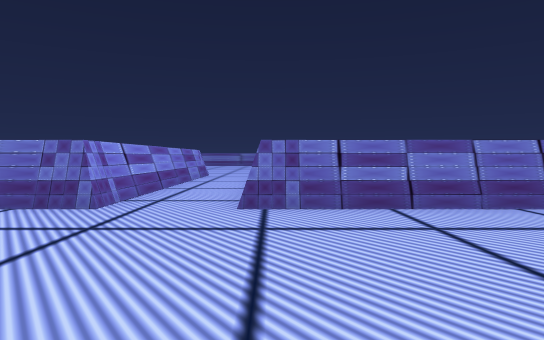
view 1 (above)

22 first-person views from a walk through a Unity game level. The camera is 1.5 m above the floor, tilts 2° down and sees 70° across. The floor is counted in squares, 2 m on a side. Each view is taken from the middle of a square. On the plan, view 1 faces up. The plan holds only what a view shows up to about 12 squares ahead; the rest is blank. The place goes on beyond the plan. Some animated figures are left out.

view 2
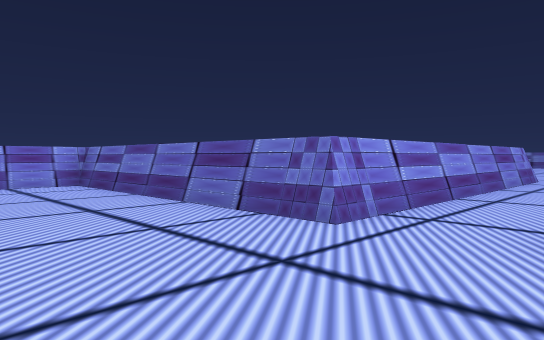

view 3
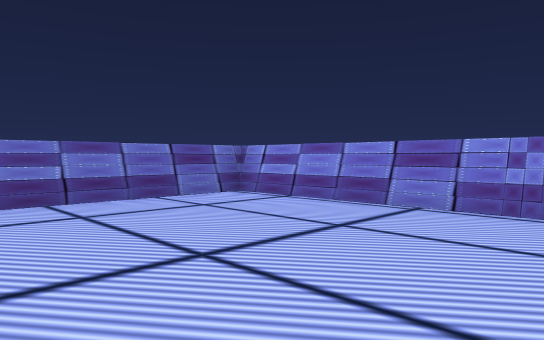

view 4
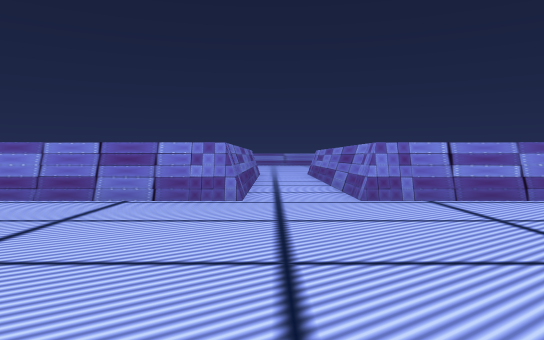

view 5
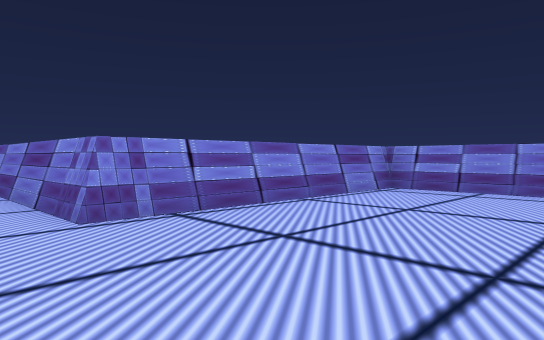

view 6
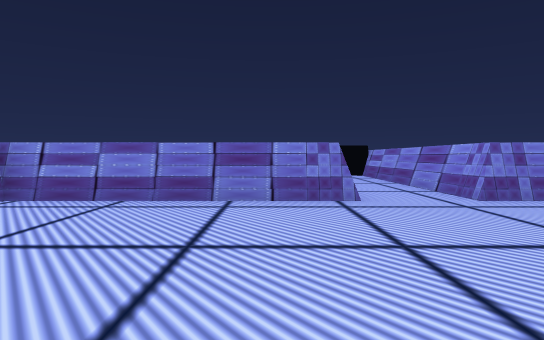

view 7
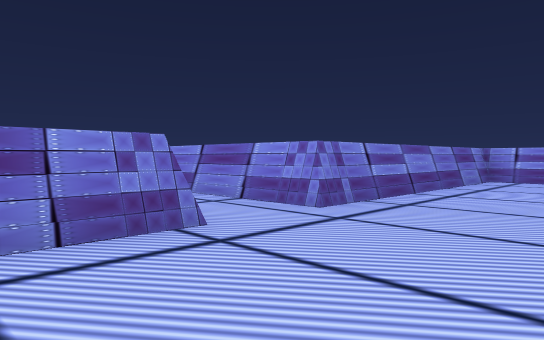

view 8
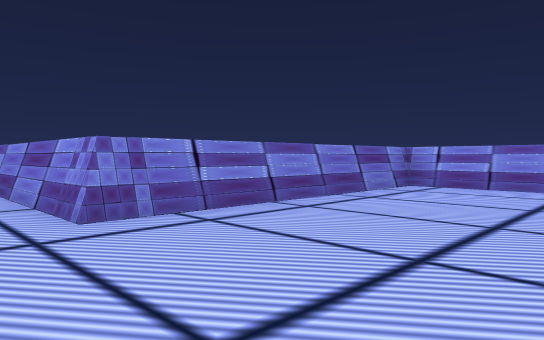

view 9
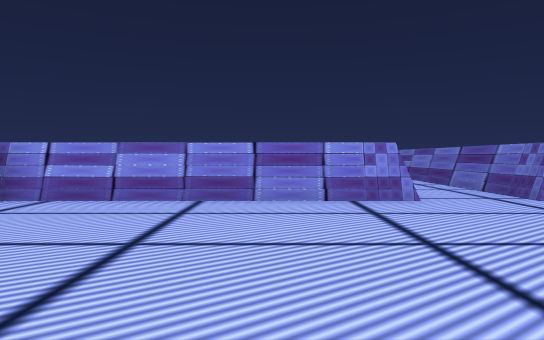

view 10
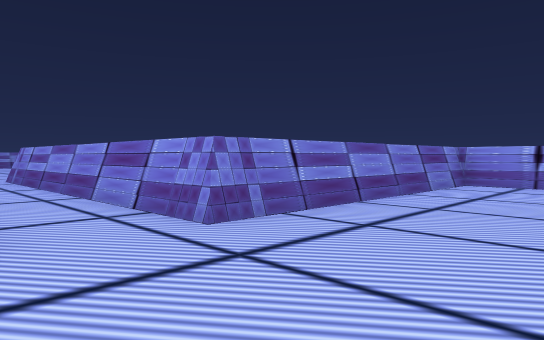

view 11
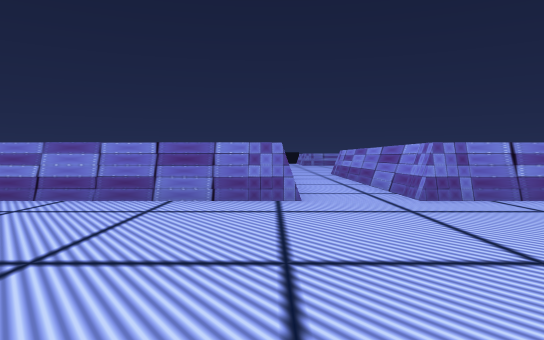

view 12
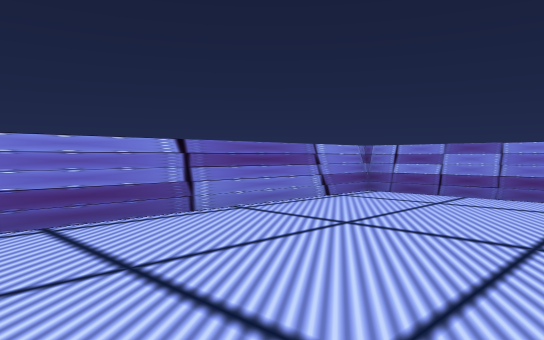

view 13
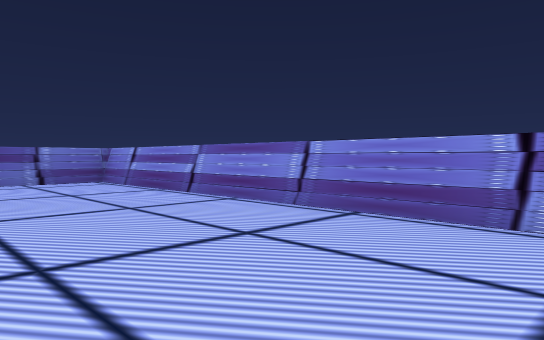

view 14
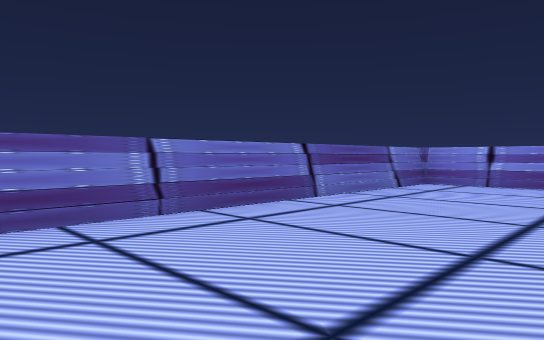

view 15
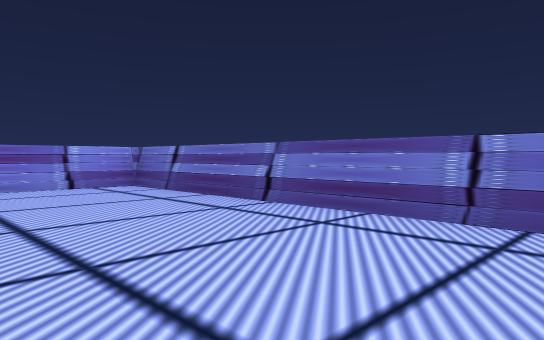

view 16
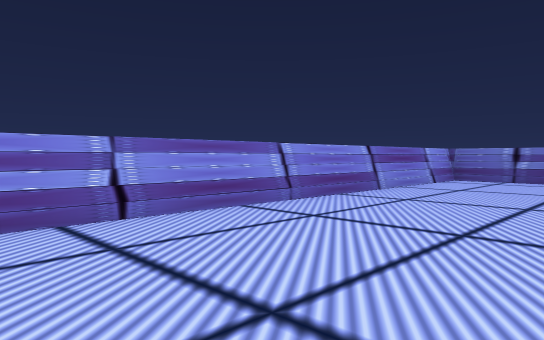

view 17
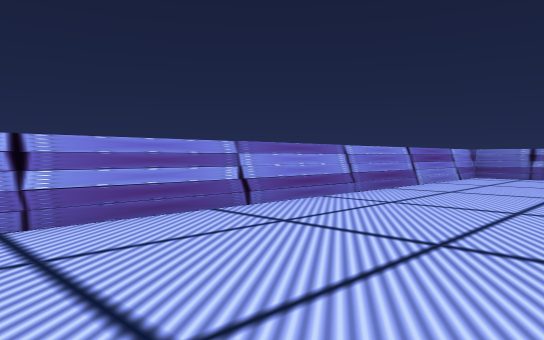

view 18
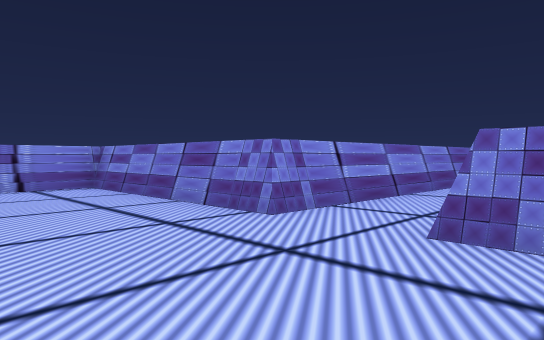

view 19
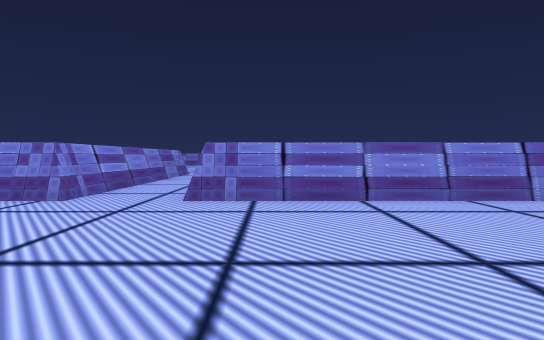

view 20
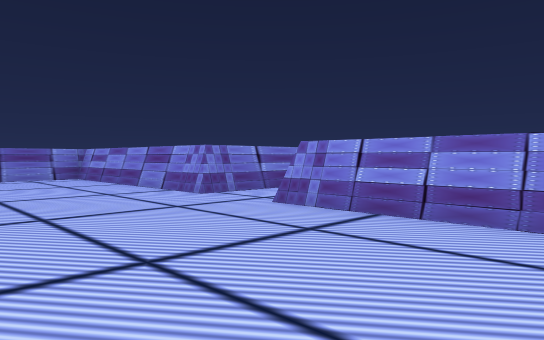

view 21
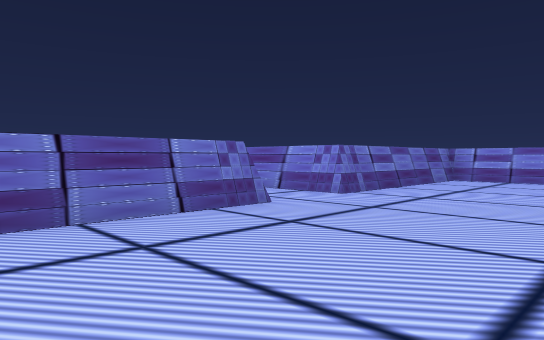

view 22
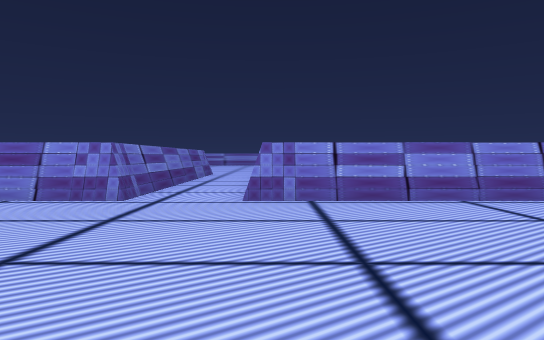

### Floor plan
Points are (right, up) in squares from view 1. A wall is a line through its corners. A room is listed if a view was taken in it or the views show most of it. See-through windows are left out.
Room 1 (views 1, 2, 3, 4, 5, 6, 7, 8, 9, 20, 21, 22)
walls: (-2.6, 5.7) (-10.6, 5.7) (-10.6, -0.4); (-0.3, 5.6) (-0.3, 15.3); (5.6, -0.4) (5.6, 5.6); (5.8, 0) (5.8, 5.6); (-2.6, -9.6) (-2.6, -10.5); (-0.5, -9.6) (5.9, -9.6); (-10.8, -0.3) (-14.5, -0.3); (-10.8, 3.2) (-10.8, -0.4); (5.8, 5.7) (-0.3, 5.7); (-10.8, -6.6) (-10.8, -9.6) (-2.8, -9.6) (-2.8, -10.5); (5.6, -9.7) (5.6, -2.7) (11, -2.7); (-13.6, -2.7) (-10.6, -2.7) (-10.6, -9.6); (11, -0.3) (5.6, -0.3); (-2.6, 15.3) (-2.6, 5.6); (-2.8, 15.3) (-2.8, 10)
low walls: (-2.6, 5.6) (-9.6, 5.6); (-10.8, -0.4) (-14.5, -0.4); (5.8, 5.6) (-0.3, 5.6); (11, -0.4) (5.6, -0.4)
ways out: opening at (-1.5, 15) to room 2
Room 2 (views 10, 11, 12, 13, 14, 15, 16, 17, 18, 19)
walls: (-0.3, 15.4) (5.7, 15.4); (-0.3, 15.3) (5.9, 15.3); (-10.8, 19.4) (-10.8, 18.9); (5.8, 19.8) (5.8, 27.1); (-10.8, 17.4) (-10.8, 15.3) (-2.8, 15.3); (5.8, 27.3) (5.8, 30.6) (-10.6, 30.6) (-10.6, 15.3); (-10.8, 15.4) (-2.8, 15.4); (5.6, 15.1) (5.6, 30.8)
ways out: opening at (-1.5, 15) to room 1

Where each view was taken, in squares from view 1:
view 1: 0 up, 0 right, facing up
view 2: 2 up, 0 right, facing up-left
view 3: 1 down, 0 right, facing up-right
view 4: 1 down, 1 left, facing right
view 5: 1 down, 1 right, facing down-right
view 6: 3 down, 1 right, facing down
view 7: 6 down, 2 right, facing down-left
view 8: 5 down, 1 left, facing down-left
view 9: 5 down, 4 left, facing left
view 10: 19 up, 0 right, facing down-left
view 11: 22 up, 0 right, facing down
view 12: 23 up, 1 right, facing down-right
view 13: 19 up, 1 right, facing up-right
view 14: 26 up, 5 left, facing up-right
view 15: 26 up, 1 left, facing up-left
view 16: 18 up, 6 left, facing up-left
view 17: 16 up, 6 left, facing up-left
view 18: 19 up, 4 left, facing down-right
view 19: 22 up, 4 left, facing down
view 20: 4 up, 6 left, facing down-left
view 21: 1 up, 7 left, facing up-right
view 22: 3 down, 1 left, facing right
